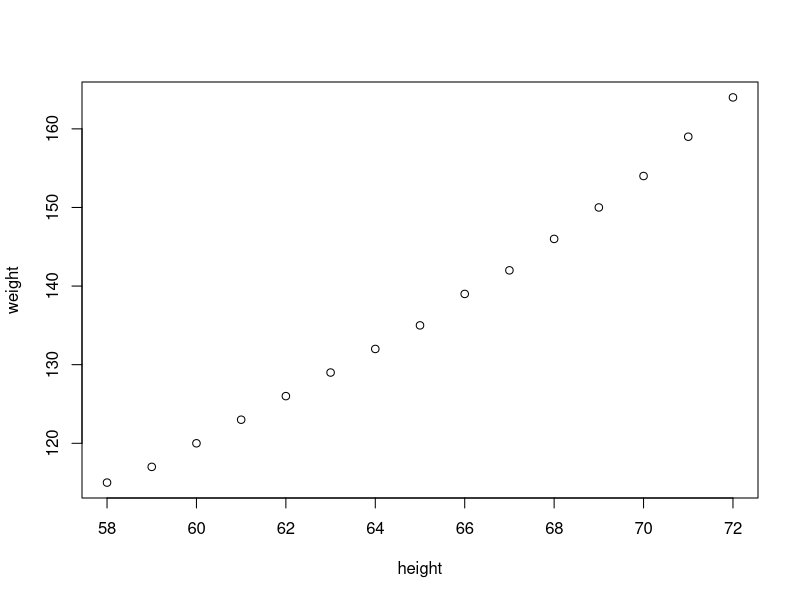
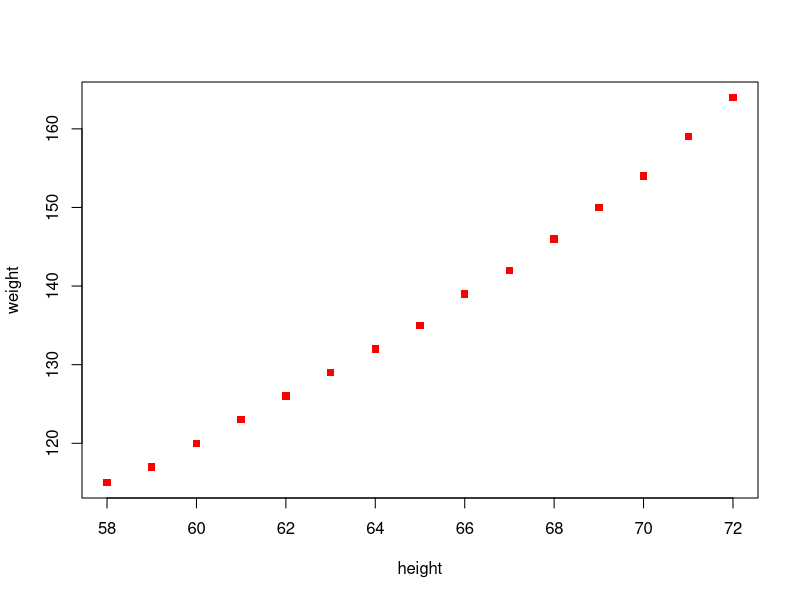
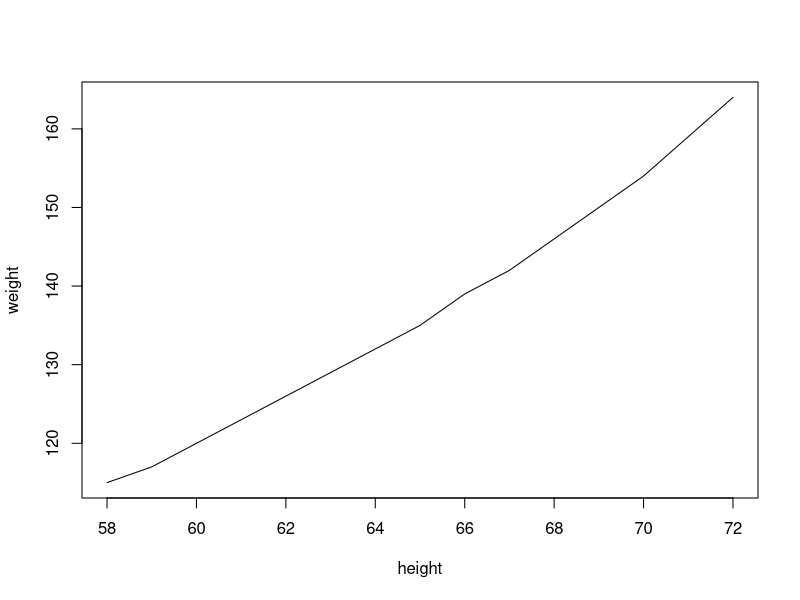
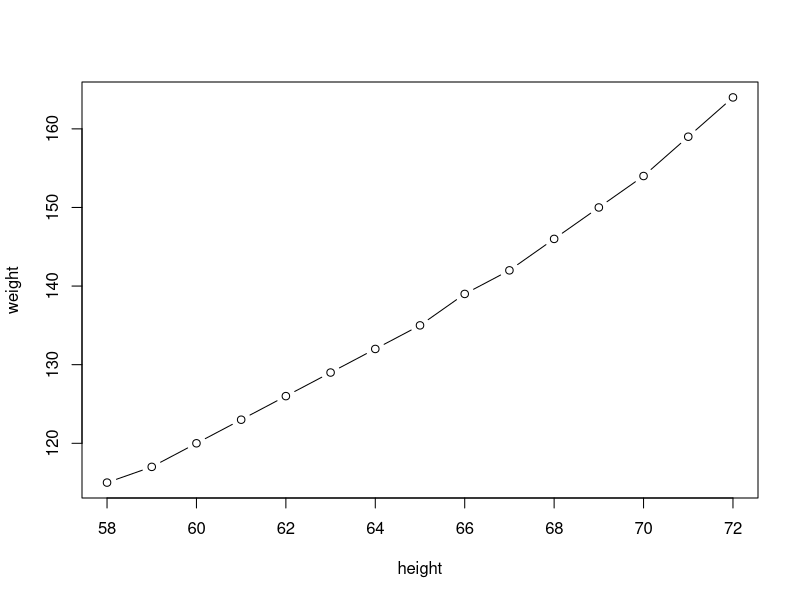
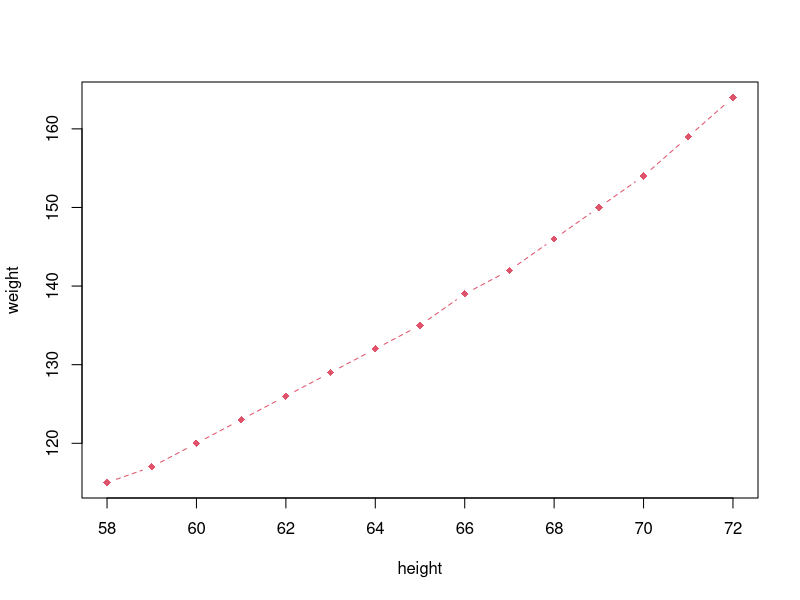
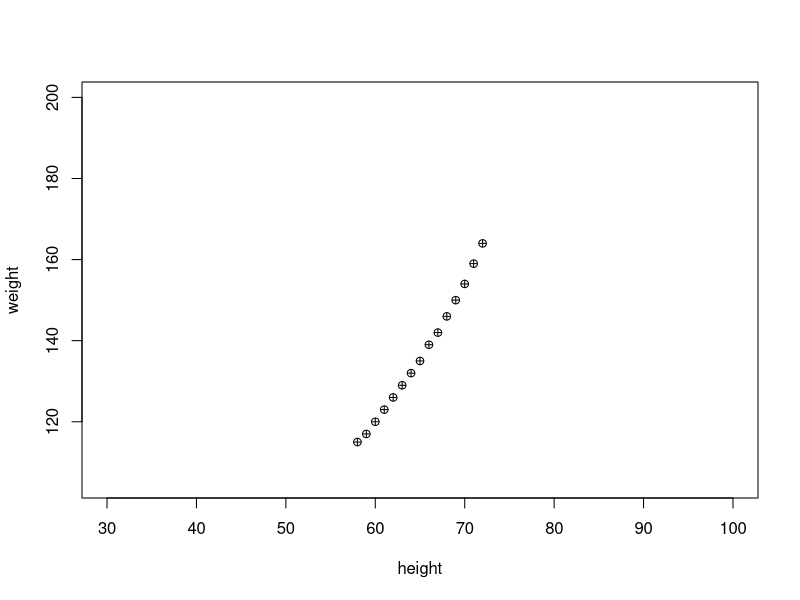
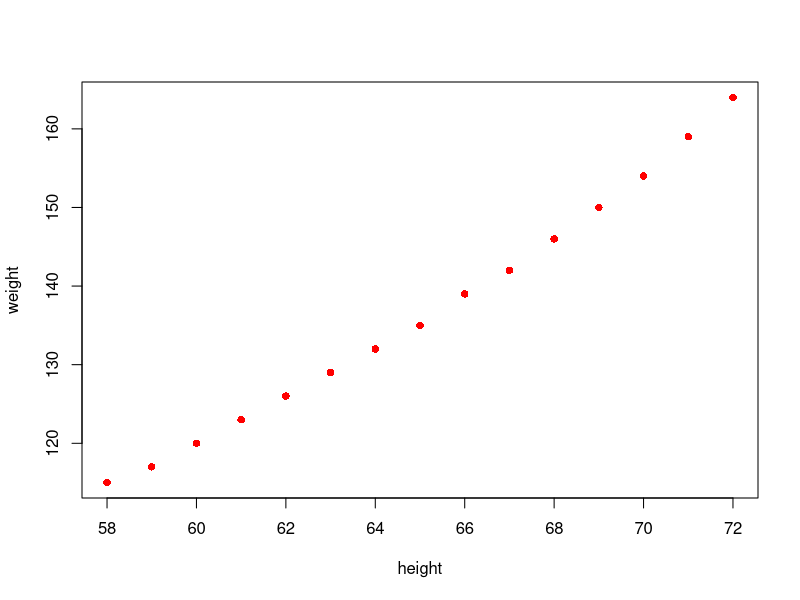
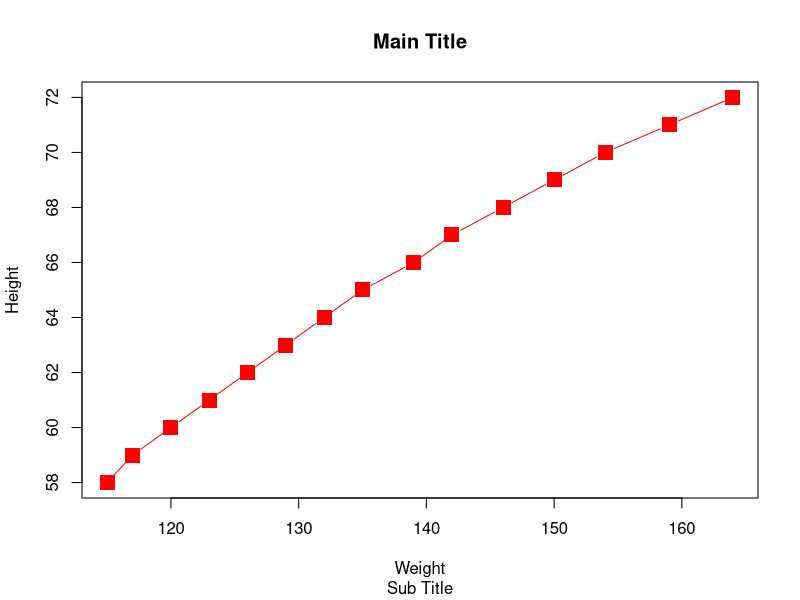

R code for these plots, in order:
# Combined Plots
#plot, histogram, pie, boxplot, linechart, correlation plot

#plot
women
plot(women)
plot(women, type='p', pch=15, col='red')
plot(women, type='l')
plot(women, type='b')
plot(women, type='b', pch=18, lty=2, col=2) #lty for line/dash type
plot(women, xlim=c(30,100), ylim=c(min(women$weight)-10, 200), pch=10)
plot(women, type='p', pch=16, col='red') #pch is for plottng symbols
#more features with plot
plot(x=women$weight, y=women$height, pch=15, xlab='Weight', ylab='Height', col='red', cex=2, type='b') #cex for amplification
title(main='Main Title', sub='Sub Title')
#see cheat sheet on base graphs

plot(x=mtcars$wt, y=mtcars$mpg, col=mtcars$gear, pch=c(4,6,8), cex=mtcars$am) #color will be different for different values of gear

plot(women)
abline(lm(women$weight ~ women$height), col='red', lty=2, lwd=4) #lm is for best fit line


#boxplot
boxplot(women$height)
abline(h=c(58, 62,65,68,72))

#draw lines on plot for number summary
summary(women)
quantile(women$height)
quantile(women$height, seq(0,1,.1))
quantile(women$height, seq(0,1,.01))
stem(women$height)
boxplot(women$height, col='green')
abline(h=quantile(women$height))
text(1+.2, quantile(women$height), labels=c('min','1Q','median','3Q','max')) #1 means 1st plot; had there been 2 plots, it was 2+0.2, 0.2 on the right

#histogram
hist(women$height)
hist(women$height, breaks=10)
hist(women$height, breaks=5, col=1:5)

#histogram2
(x = rnorm(100,50,10))
hist(x)

hist(x, freq=F, col=1:5) #1 to 5 will be the sequence of colouring
hist(x, freq=F, col=1:10)
lines(density(x))

#density plot : shape of data
plot(density(x), col='red')

#pie
gender = sample(c('M', 'F'), size = 100, replace = T)
table(gender)
pie(table(gender))
x = c(10,20,40,50)
pie(x)
xlabels = c('A','B','C','D')
x/sum(x)
(labels2 = paste(xlabels, round(x/sum(x),2) * 100 , sep='-'))

(labels3 = paste0(labels2, "%"))
pie(x, labels=labels3)
((labels2 = paste0(xlabels, round(x/sum(x),2) * 100 , '%'))) #join multiple things with paste0, but no separator
pie(x, labels=labels2)
x
#barplot
barplot(x,col=1:4)
barplot(x,col=1:4, horiz = T)

#correlation plot
pairs(women)
cor(women$height,women$weight)
cov(women$height, women$weight)
head(mtcars)
?mtcars

cor(mtcars)
names(mtcars)
pairs(mtcars)
pairs(mtcars[1:4])
options(digits=4)
pairs(mtcars[c('mpg', 'wt','hp')])
